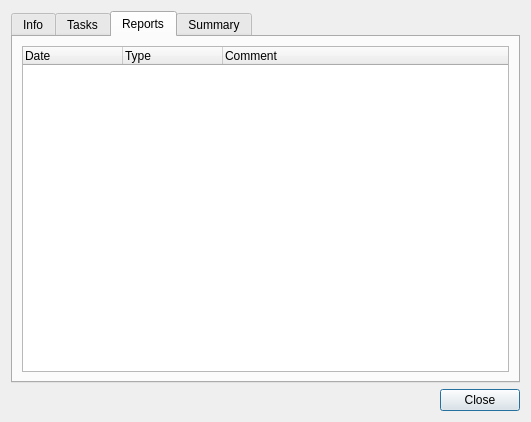
<?xml version="1.0" encoding="UTF-8"?>
<ui version="4.0">
 <class>FleetView</class>
 <widget class="QDialog" name="FleetView">
  <property name="geometry">
   <rect>
    <x>0</x>
    <y>0</y>
    <width>531</width>
    <height>422</height>
   </rect>
  </property>
  <property name="windowTitle">
   <string>Dialog</string>
  </property>
  <layout class="QVBoxLayout" name="verticalLayout">
   <item>
    <widget class="QTabWidget" name="tabWidget">
     <property name="currentIndex">
      <number>2</number>
     </property>
     <widget class="QWidget" name="Info">
      <attribute name="title">
       <string>Info</string>
      </attribute>
      <layout class="QVBoxLayout" name="verticalLayout_2">
       <item>
        <layout class="QFormLayout" name="formLayout">
         <item row="1" column="0">
          <widget class="QLabel" name="label">
           <property name="text">
            <string>Nom</string>
           </property>
          </widget>
         </item>
         <item row="1" column="1">
          <widget class="QLineEdit" name="lineEdit">
           <property name="text">
            <string>3007</string>
           </property>
          </widget>
         </item>
         <item row="2" column="0">
          <widget class="QLabel" name="label_2">
           <property name="text">
            <string>Metal</string>
           </property>
          </widget>
         </item>
         <item row="2" column="1">
          <widget class="QLineEdit" name="lineEdit_2"/>
         </item>
         <item row="3" column="0">
          <widget class="QLabel" name="label_3">
           <property name="text">
            <string>Cristal</string>
           </property>
          </widget>
         </item>
         <item row="4" column="0">
          <widget class="QLabel" name="label_4">
           <property name="text">
            <string>Loïcium</string>
           </property>
          </widget>
         </item>
         <item row="3" column="1">
          <widget class="QLineEdit" name="lineEdit_3"/>
         </item>
         <item row="4" column="1">
          <widget class="QLineEdit" name="lineEdit_4"/>
         </item>
        </layout>
       </item>
       <item>
        <widget class="QTableWidget" name="tableWidget">
         <column>
          <property name="text">
           <string>Type</string>
          </property>
         </column>
         <column>
          <property name="text">
           <string>Quantity</string>
          </property>
         </column>
        </widget>
       </item>
      </layout>
     </widget>
     <widget class="QWidget" name="Tasks">
      <attribute name="title">
       <string>Tasks</string>
      </attribute>
      <layout class="QVBoxLayout" name="verticalLayout_4">
       <item>
        <widget class="QTreeWidget" name="taskTreeWidget">
         <attribute name="headerDefaultSectionSize">
          <number>100</number>
         </attribute>
         <column>
          <property name="text">
           <string>Type</string>
          </property>
         </column>
         <column>
          <property name="text">
           <string>Start</string>
          </property>
         </column>
         <column>
          <property name="text">
           <string>End</string>
          </property>
         </column>
         <column>
          <property name="text">
           <string>Info</string>
          </property>
         </column>
        </widget>
       </item>
      </layout>
     </widget>
     <widget class="QWidget" name="Reports">
      <attribute name="title">
       <string>Reports</string>
      </attribute>
      <layout class="QVBoxLayout" name="verticalLayout_3">
       <item>
        <widget class="QTreeWidget" name="reportTreeWidget">
         <attribute name="headerDefaultSectionSize">
          <number>100</number>
         </attribute>
         <column>
          <property name="text">
           <string>Date</string>
          </property>
         </column>
         <column>
          <property name="text">
           <string>Type</string>
          </property>
         </column>
         <column>
          <property name="text">
           <string>Comment</string>
          </property>
         </column>
        </widget>
       </item>
      </layout>
     </widget>
     <widget class="QWidget" name="Summary">
      <attribute name="title">
       <string>Summary</string>
      </attribute>
     </widget>
    </widget>
   </item>
   <item>
    <widget class="QDialogButtonBox" name="buttonBox">
     <property name="orientation">
      <enum>Qt::Horizontal</enum>
     </property>
     <property name="standardButtons">
      <set>QDialogButtonBox::Close</set>
     </property>
    </widget>
   </item>
  </layout>
 </widget>
 <resources/>
 <connections>
  <connection>
   <sender>buttonBox</sender>
   <signal>accepted()</signal>
   <receiver>FleetView</receiver>
   <slot>accept()</slot>
   <hints>
    <hint type="sourcelabel">
     <x>248</x>
     <y>254</y>
    </hint>
    <hint type="destinationlabel">
     <x>157</x>
     <y>274</y>
    </hint>
   </hints>
  </connection>
  <connection>
   <sender>buttonBox</sender>
   <signal>rejected()</signal>
   <receiver>FleetView</receiver>
   <slot>reject()</slot>
   <hints>
    <hint type="sourcelabel">
     <x>316</x>
     <y>260</y>
    </hint>
    <hint type="destinationlabel">
     <x>286</x>
     <y>274</y>
    </hint>
   </hints>
  </connection>
 </connections>
</ui>
